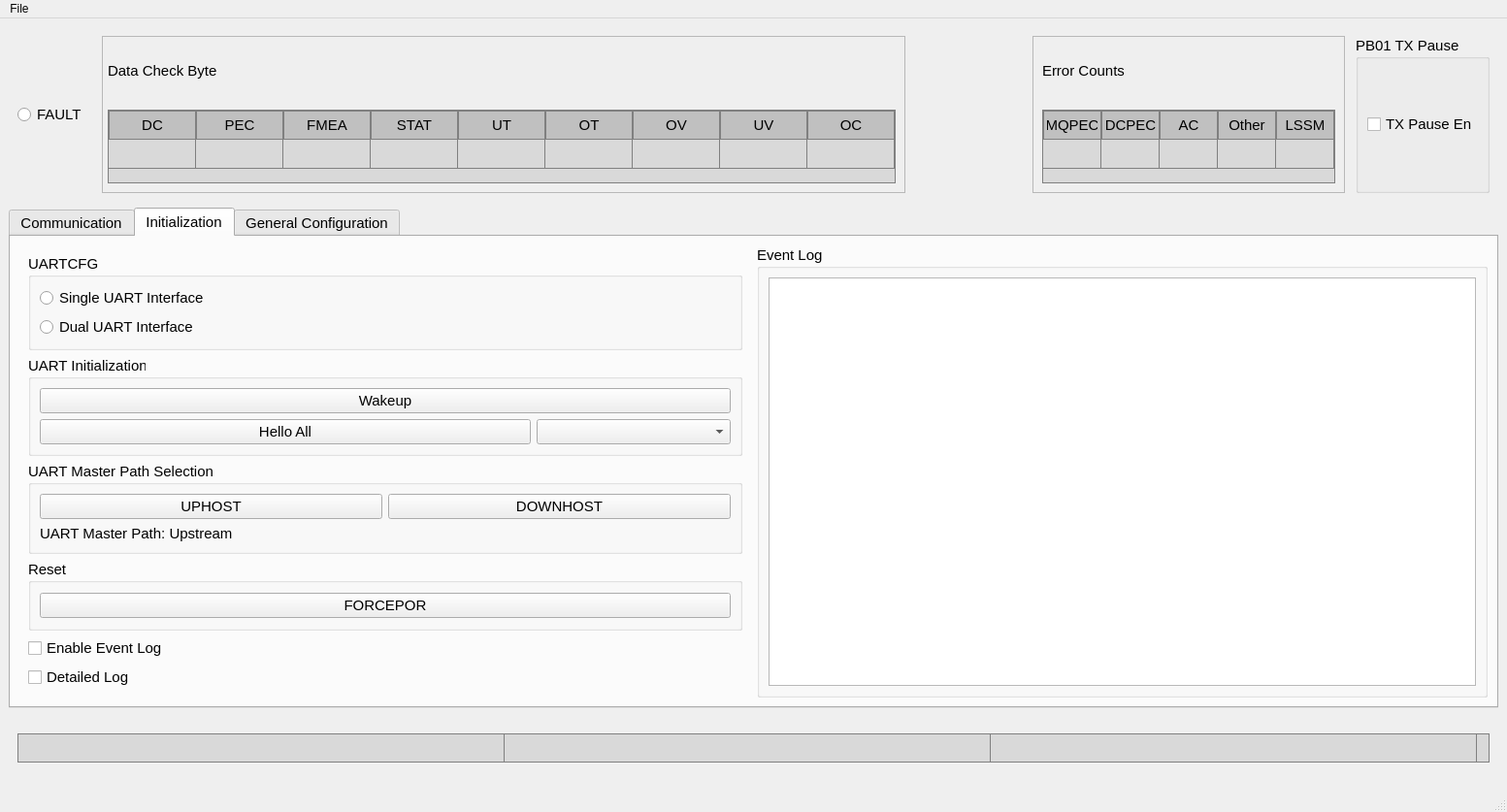
<?xml version="1.0" encoding="UTF-8"?>
<ui version="4.0">
 <class>MainWindow</class>
 <widget class="QMainWindow" name="MainWindow">
  <property name="geometry">
   <rect>
    <x>0</x>
    <y>0</y>
    <width>1553</width>
    <height>837</height>
   </rect>
  </property>
  <property name="windowTitle">
   <string>BMS Device - PB01 EVK GUI</string>
  </property>
  <widget class="QWidget" name="centralwidget">
   <layout class="QVBoxLayout" name="verticalLayout_6">
    <item>
     <widget class="QWidget" name="widget_2" native="true">
      <layout class="QHBoxLayout" name="horizontalLayout_2" stretch="0,0,0,0,0,0,0">
       <item>
        <widget class="QRadioButton" name="radioButton_3">
         <property name="font">
          <font>
           <family>Arial</family>
           <pointsize>11</pointsize>
          </font>
         </property>
         <property name="text">
          <string>FAULT</string>
         </property>
        </widget>
       </item>
       <item>
        <spacer name="horizontalSpacer_3">
         <property name="orientation">
          <enum>Qt::Horizontal</enum>
         </property>
         <property name="sizeType">
          <enum>QSizePolicy::Minimum</enum>
         </property>
         <property name="sizeHint" stdset="0">
          <size>
           <width>10</width>
           <height>20</height>
          </size>
         </property>
        </spacer>
       </item>
       <item>
        <widget class="QFrame" name="frame">
         <property name="minimumSize">
          <size>
           <width>812</width>
           <height>0</height>
          </size>
         </property>
         <property name="frameShape">
          <enum>QFrame::StyledPanel</enum>
         </property>
         <property name="frameShadow">
          <enum>QFrame::Raised</enum>
         </property>
         <layout class="QVBoxLayout" name="verticalLayout_7">
          <property name="spacing">
           <number>5</number>
          </property>
          <property name="leftMargin">
           <number>5</number>
          </property>
          <property name="topMargin">
           <number>0</number>
          </property>
          <item>
           <widget class="QLabel" name="label_3">
            <property name="font">
             <font>
              <family>Arial</family>
              <pointsize>11</pointsize>
             </font>
            </property>
            <property name="text">
             <string>Data Check Byte</string>
            </property>
           </widget>
          </item>
          <item>
           <widget class="QTableWidget" name="tableWidget_4">
            <property name="sizePolicy">
             <sizepolicy hsizetype="Preferred" vsizetype="Expanding">
              <horstretch>0</horstretch>
              <verstretch>0</verstretch>
             </sizepolicy>
            </property>
            <property name="minimumSize">
             <size>
              <width>812</width>
              <height>0</height>
             </size>
            </property>
            <property name="maximumSize">
             <size>
              <width>1000</width>
              <height>76</height>
             </size>
            </property>
            <property name="font">
             <font>
              <family>Arial</family>
              <pointsize>11</pointsize>
             </font>
            </property>
            <property name="styleSheet">
             <string notr="true">QTableWidget {
  border: 1px solid grey;
  gridline-color: grey;
  background-color: #D9D9D9;
}

QHeaderView::section:horizontal {
  border: 1px solid grey;
  background-color: #C0C0C0;
  padding: 3px;
}</string>
            </property>
            <property name="columnCount">
             <number>9</number>
            </property>
            <attribute name="horizontalHeaderDefaultSectionSize">
             <number>90</number>
            </attribute>
            <attribute name="verticalHeaderVisible">
             <bool>false</bool>
            </attribute>
            <row>
             <property name="text">
              <string>1</string>
             </property>
            </row>
            <column>
             <property name="text">
              <string>DC</string>
             </property>
            </column>
            <column>
             <property name="text">
              <string>PEC</string>
             </property>
            </column>
            <column>
             <property name="text">
              <string>FMEA</string>
             </property>
            </column>
            <column>
             <property name="text">
              <string>STAT</string>
             </property>
            </column>
            <column>
             <property name="text">
              <string>UT</string>
             </property>
            </column>
            <column>
             <property name="text">
              <string>OT</string>
             </property>
            </column>
            <column>
             <property name="text">
              <string>OV</string>
             </property>
            </column>
            <column>
             <property name="text">
              <string>UV</string>
             </property>
            </column>
            <column>
             <property name="text">
              <string>OC</string>
             </property>
            </column>
            <item row="0" column="0">
             <property name="font">
              <font>
               <family>Arial</family>
               <pointsize>11</pointsize>
              </font>
             </property>
            </item>
           </widget>
          </item>
         </layout>
        </widget>
       </item>
       <item>
        <spacer name="horizontalSpacer">
         <property name="orientation">
          <enum>Qt::Horizontal</enum>
         </property>
         <property name="sizeHint" stdset="0">
          <size>
           <width>5</width>
           <height>20</height>
          </size>
         </property>
        </spacer>
       </item>
       <item>
        <widget class="QFrame" name="frame_2">
         <property name="sizePolicy">
          <sizepolicy hsizetype="Minimum" vsizetype="Preferred">
           <horstretch>0</horstretch>
           <verstretch>0</verstretch>
          </sizepolicy>
         </property>
         <property name="maximumSize">
          <size>
           <width>670</width>
           <height>16777215</height>
          </size>
         </property>
         <property name="frameShape">
          <enum>QFrame::StyledPanel</enum>
         </property>
         <property name="frameShadow">
          <enum>QFrame::Raised</enum>
         </property>
         <layout class="QVBoxLayout" name="verticalLayout_8">
          <property name="spacing">
           <number>5</number>
          </property>
          <property name="topMargin">
           <number>0</number>
          </property>
          <item>
           <widget class="QLabel" name="label_2">
            <property name="font">
             <font>
              <family>Arial</family>
              <pointsize>11</pointsize>
             </font>
            </property>
            <property name="text">
             <string>Error Counts</string>
            </property>
           </widget>
          </item>
          <item>
           <widget class="QTableWidget" name="tableWidget_2">
            <property name="sizePolicy">
             <sizepolicy hsizetype="Preferred" vsizetype="Expanding">
              <horstretch>0</horstretch>
              <verstretch>0</verstretch>
             </sizepolicy>
            </property>
            <property name="minimumSize">
             <size>
              <width>302</width>
              <height>0</height>
             </size>
            </property>
            <property name="maximumSize">
             <size>
              <width>1000</width>
              <height>76</height>
             </size>
            </property>
            <property name="font">
             <font>
              <family>Arial</family>
              <pointsize>11</pointsize>
             </font>
            </property>
            <property name="styleSheet">
             <string notr="true">QTableWidget {
  border: 1px solid grey;
  gridline-color: grey;
  background-color: #D9D9D9;
}

QHeaderView::section:horizontal {
  border: 1px solid grey;
  background-color: #C0C0C0;
  padding: 3px;
}</string>
            </property>
            <attribute name="horizontalHeaderDefaultSectionSize">
             <number>60</number>
            </attribute>
            <attribute name="verticalHeaderVisible">
             <bool>false</bool>
            </attribute>
            <row>
             <property name="text">
              <string>1</string>
             </property>
            </row>
            <column>
             <property name="text">
              <string>MQPEC</string>
             </property>
            </column>
            <column>
             <property name="text">
              <string>DCPEC</string>
             </property>
            </column>
            <column>
             <property name="text">
              <string>AC</string>
             </property>
            </column>
            <column>
             <property name="text">
              <string>Other</string>
             </property>
            </column>
            <column>
             <property name="text">
              <string>LSSM</string>
             </property>
            </column>
           </widget>
          </item>
         </layout>
        </widget>
       </item>
       <item>
        <spacer name="horizontalSpacer_2">
         <property name="orientation">
          <enum>Qt::Horizontal</enum>
         </property>
         <property name="sizeType">
          <enum>QSizePolicy::Minimum</enum>
         </property>
         <property name="sizeHint" stdset="0">
          <size>
           <width>5</width>
           <height>20</height>
          </size>
         </property>
        </spacer>
       </item>
       <item>
        <widget class="QGroupBox" name="groupBox_6">
         <property name="font">
          <font>
           <family>Arial</family>
           <pointsize>11</pointsize>
          </font>
         </property>
         <property name="title">
          <string>PB01 TX Pause</string>
         </property>
         <layout class="QVBoxLayout" name="verticalLayout_5">
          <item>
           <widget class="QCheckBox" name="checkBox_3">
            <property name="font">
             <font>
              <family>Arial</family>
              <pointsize>11</pointsize>
             </font>
            </property>
            <property name="text">
             <string>TX Pause En</string>
            </property>
           </widget>
          </item>
         </layout>
        </widget>
       </item>
      </layout>
     </widget>
    </item>
    <item>
     <widget class="QTabWidget" name="tabWidget">
      <property name="font">
       <font>
        <family>Arial</family>
        <pointsize>11</pointsize>
       </font>
      </property>
      <property name="currentIndex">
       <number>1</number>
      </property>
      <widget class="QWidget" name="tab_communication">
       <attribute name="title">
        <string>Communication</string>
       </attribute>
      </widget>
      <widget class="QWidget" name="tab_initialization">
       <attribute name="title">
        <string>Initialization</string>
       </attribute>
       <layout class="QHBoxLayout" name="horizontalLayout_3">
        <item>
         <widget class="QWidget" name="widget" native="true">
          <layout class="QVBoxLayout" name="verticalLayout_3">
           <item>
            <widget class="QGroupBox" name="groupBox_4">
             <property name="title">
              <string>UARTCFG</string>
             </property>
             <layout class="QVBoxLayout" name="verticalLayout_2">
              <item>
               <widget class="QRadioButton" name="radioButton_iniPage_singleUartInterface">
                <property name="text">
                 <string>Single UART Interface</string>
                </property>
               </widget>
              </item>
              <item>
               <widget class="QRadioButton" name="radioButton_2">
                <property name="text">
                 <string>Dual UART Interface</string>
                </property>
               </widget>
              </item>
             </layout>
            </widget>
           </item>
           <item>
            <widget class="QGroupBox" name="groupBox">
             <property name="title">
              <string>UART Initialization</string>
             </property>
             <layout class="QGridLayout" name="gridLayout">
              <item row="0" column="0" colspan="2">
               <widget class="QPushButton" name="pushButton">
                <property name="text">
                 <string>Wakeup</string>
                </property>
               </widget>
              </item>
              <item row="1" column="0">
               <widget class="QPushButton" name="pushButton_2">
                <property name="sizePolicy">
                 <sizepolicy hsizetype="Minimum" vsizetype="Fixed">
                  <horstretch>100</horstretch>
                  <verstretch>0</verstretch>
                 </sizepolicy>
                </property>
                <property name="text">
                 <string>Hello All</string>
                </property>
               </widget>
              </item>
              <item row="1" column="1">
               <widget class="QComboBox" name="comboBox">
                <property name="sizePolicy">
                 <sizepolicy hsizetype="Minimum" vsizetype="Fixed">
                  <horstretch>0</horstretch>
                  <verstretch>0</verstretch>
                 </sizepolicy>
                </property>
                <property name="minimumSize">
                 <size>
                  <width>200</width>
                  <height>0</height>
                 </size>
                </property>
                <property name="maximumSize">
                 <size>
                  <width>16777215</width>
                  <height>16777215</height>
                 </size>
                </property>
               </widget>
              </item>
             </layout>
            </widget>
           </item>
           <item>
            <widget class="QGroupBox" name="groupBox_2">
             <property name="title">
              <string>UART Master Path Selection</string>
             </property>
             <layout class="QGridLayout" name="gridLayout_2">
              <item row="0" column="0">
               <widget class="QPushButton" name="pushButton_4">
                <property name="text">
                 <string>UPHOST</string>
                </property>
               </widget>
              </item>
              <item row="0" column="1">
               <widget class="QPushButton" name="pushButton_5">
                <property name="text">
                 <string>DOWNHOST</string>
                </property>
               </widget>
              </item>
              <item row="1" column="0" colspan="2">
               <widget class="QLabel" name="label">
                <property name="text">
                 <string>UART Master Path: Upstream</string>
                </property>
               </widget>
              </item>
             </layout>
            </widget>
           </item>
           <item>
            <widget class="QGroupBox" name="groupBox_3">
             <property name="title">
              <string>Reset</string>
             </property>
             <layout class="QVBoxLayout" name="verticalLayout">
              <item>
               <widget class="QPushButton" name="pushButton_3">
                <property name="text">
                 <string>FORCEPOR</string>
                </property>
               </widget>
              </item>
             </layout>
            </widget>
           </item>
           <item>
            <widget class="QCheckBox" name="checkBox">
             <property name="text">
              <string>Enable Event Log</string>
             </property>
            </widget>
           </item>
           <item>
            <widget class="QCheckBox" name="checkBox_2">
             <property name="text">
              <string>Detailed Log</string>
             </property>
            </widget>
           </item>
          </layout>
         </widget>
        </item>
        <item>
         <widget class="QGroupBox" name="groupBox_5">
          <property name="title">
           <string>Event Log</string>
          </property>
          <layout class="QVBoxLayout" name="verticalLayout_4">
           <item>
            <widget class="QListView" name="listView"/>
           </item>
          </layout>
         </widget>
        </item>
       </layout>
      </widget>
      <widget class="QWidget" name="tab_3">
       <attribute name="title">
        <string>General Configuration</string>
       </attribute>
      </widget>
     </widget>
    </item>
    <item>
     <widget class="QWidget" name="widget_3" native="true">
      <property name="maximumSize">
       <size>
        <width>16777215</width>
        <height>70</height>
       </size>
      </property>
      <layout class="QHBoxLayout" name="horizontalLayout">
       <item>
        <widget class="QTableWidget" name="tableWidget_5">
         <property name="maximumSize">
          <size>
           <width>16777215</width>
           <height>30</height>
          </size>
         </property>
         <property name="styleSheet">
          <string notr="true">QTableWidget {
  border: 1px solid grey;
  gridline-color: grey;
  background-color: #D9D9D9;
}

QHeaderView::section:horizontal {
  border: 1px solid grey;
  background-color: #C0C0C0;
  padding: 3px;
}</string>
         </property>
         <attribute name="horizontalHeaderVisible">
          <bool>false</bool>
         </attribute>
         <attribute name="horizontalHeaderDefaultSectionSize">
          <number>501</number>
         </attribute>
         <attribute name="verticalHeaderVisible">
          <bool>false</bool>
         </attribute>
         <attribute name="verticalHeaderDefaultSectionSize">
          <number>30</number>
         </attribute>
         <row>
          <property name="text">
           <string>1</string>
          </property>
         </row>
         <column>
          <property name="text">
           <string>MQPEC</string>
          </property>
         </column>
         <column>
          <property name="text">
           <string>DCPEC</string>
          </property>
         </column>
         <column>
          <property name="text">
           <string>AC</string>
          </property>
         </column>
        </widget>
       </item>
      </layout>
     </widget>
    </item>
   </layout>
  </widget>
  <widget class="QMenuBar" name="menubar">
   <property name="geometry">
    <rect>
     <x>0</x>
     <y>0</y>
     <width>1553</width>
     <height>26</height>
    </rect>
   </property>
   <widget class="QMenu" name="menuFile">
    <property name="title">
     <string>File</string>
    </property>
    <addaction name="separator"/>
    <addaction name="actionSave_Register_Configuration"/>
    <addaction name="actionLoad_Register_Configuration"/>
    <addaction name="separator"/>
    <addaction name="actionRestart"/>
    <addaction name="actionExit"/>
   </widget>
   <addaction name="menuFile"/>
  </widget>
  <widget class="QStatusBar" name="statusbar"/>
  <action name="actionLog_Scan_Data">
   <property name="text">
    <string>Log Scan Data</string>
   </property>
  </action>
  <action name="actionSave_Register_Configuration">
   <property name="text">
    <string>Save Register Configuration</string>
   </property>
  </action>
  <action name="actionLoad_Register_Configuration">
   <property name="text">
    <string>Load Register Configuration</string>
   </property>
  </action>
  <action name="actionRestart">
   <property name="text">
    <string>Restart</string>
   </property>
  </action>
  <action name="actionExit">
   <property name="text">
    <string>Exit</string>
   </property>
  </action>
 </widget>
 <tabstops>
  <tabstop>radioButton_iniPage_singleUartInterface</tabstop>
  <tabstop>radioButton_2</tabstop>
  <tabstop>pushButton_4</tabstop>
  <tabstop>pushButton_5</tabstop>
  <tabstop>pushButton_3</tabstop>
  <tabstop>checkBox</tabstop>
  <tabstop>checkBox_2</tabstop>
  <tabstop>pushButton</tabstop>
  <tabstop>pushButton_2</tabstop>
  <tabstop>comboBox</tabstop>
  <tabstop>listView</tabstop>
  <tabstop>tabWidget</tabstop>
 </tabstops>
 <resources/>
 <connections/>
</ui>
